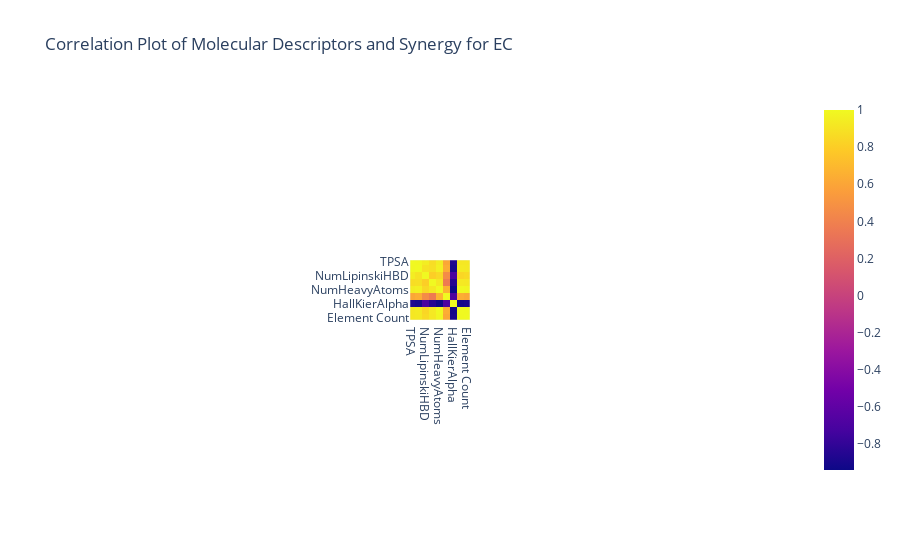

The notebook cell saved with this chart:
### Code cell
px.imshow(PA_df4.corr(),title="Correlation Plot of Molecular Descriptors and Synergy for PA")
px.imshow(ST_df4.corr(),title="Correlation Plot of Molecular Descriptors and Synergy for ST")
px.imshow(EC_df4.corr(),title="Correlation Plot of Molecular Descriptors and Synergy for EC")

### Figure 1 — Plotly figure (JSON) as saved in the notebook; plotly's stock layout.template omitted (floating-point values rounded to 4 significant figures; data arrays with more than 128 entries replaced by an {"elided": "..."} marker saying what was removed)
{"data": [{"coloraxis": "coloraxis", "hovertemplate": "x: %{x}<br>y: %{y}<br>color: %{z}<extra></extra>", "name": "0", "type": "heatmap", "x": ["index", "exp_Synergyscore", "XLogP", "SMR", "TPSA", "NumLipinskiHBA", "NumLipinskiHBD", "NumRotatableBonds", "NumHeavyAtoms", "NumRings", "HallKierAlpha", "Atomic Polarizabilities", "Element Count", "Eccentric Connectivity Index", "VABC Volume Descriptor", "Vertex adjacency information magnitude", "Zagreb Index"], "xaxis": "x", "y": ["index", "exp_Synergyscore", "XLogP", "SMR", "TPSA", "NumLipinskiHBA", "NumLipinskiHBD", "NumRotatableBonds", "NumHeavyAtoms", "NumRings", "HallKierAlpha", "Atomic Polarizabilities", "Element Count", "Eccentric Connectivity Index", "VABC Volume Descriptor", "Vertex adjacency information magnitude", "Zagreb Index"], "yaxis": "y", "z": {"elided": "17x17 float values"}}], "layout": {"autosize": true, "coloraxis": {"colorscale": [[0, "#0d0887"], [0.1111, "#46039f"], [0.2222, "#7201a8"], [0.3333, "#9c179e"], [0.4444, "#bd3786"], [0.5556, "#d8576b"], [0.6667, "#ed7953"], [0.7778, "#fb9f3a"], [0.8889, "#fdca26"], [1, "#f0f921"]]}, "title": {"text": "Correlation Plot of Molecular Descriptors and Synergy for EC"}, "xaxis": {"anchor": "y", "autorange": false, "constrain": "domain", "domain": [0.4587, 0.5413], "range": [3.75, 12.25], "scaleanchor": "y", "type": "category"}, "yaxis": {"anchor": "x", "autorange": false, "constrain": "domain", "domain": [0.3053, 0.6947], "range": [12.25, 3.75], "type": "category"}}}
